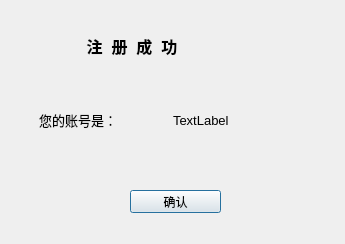
<?xml version="1.0" encoding="UTF-8"?>
<ui version="4.0">
 <class>ResSWin</class>
 <widget class="QDialog" name="ResSWin">
  <property name="geometry">
   <rect>
    <x>0</x>
    <y>0</y>
    <width>345</width>
    <height>244</height>
   </rect>
  </property>
  <property name="windowTitle">
   <string>系统提示</string>
  </property>
  <widget class="QLabel" name="label">
   <property name="geometry">
    <rect>
     <x>60</x>
     <y>35</y>
     <width>221</width>
     <height>21</height>
    </rect>
   </property>
   <property name="font">
    <font>
     <pointsize>12</pointsize>
     <weight>75</weight>
     <bold>true</bold>
    </font>
   </property>
   <property name="text">
    <string>      注  册  成  功</string>
   </property>
  </widget>
  <widget class="QWidget" name="horizontalLayoutWidget">
   <property name="geometry">
    <rect>
     <x>39</x>
     <y>80</y>
     <width>261</width>
     <height>80</height>
    </rect>
   </property>
   <layout class="QHBoxLayout" name="horizontalLayout">
    <item>
     <widget class="QLabel" name="label_2">
      <property name="font">
       <font>
        <pointsize>10</pointsize>
       </font>
      </property>
      <property name="text">
       <string>您的账号是：</string>
      </property>
     </widget>
    </item>
    <item>
     <widget class="QLabel" name="ShowID">
      <property name="font">
       <font>
        <pointsize>10</pointsize>
       </font>
      </property>
      <property name="text">
       <string>TextLabel</string>
      </property>
     </widget>
    </item>
   </layout>
  </widget>
  <widget class="QPushButton" name="ReturnButton">
   <property name="geometry">
    <rect>
     <x>130</x>
     <y>190</y>
     <width>91</width>
     <height>23</height>
    </rect>
   </property>
   <property name="text">
    <string>确认</string>
   </property>
  </widget>
 </widget>
 <resources/>
 <connections/>
</ui>
